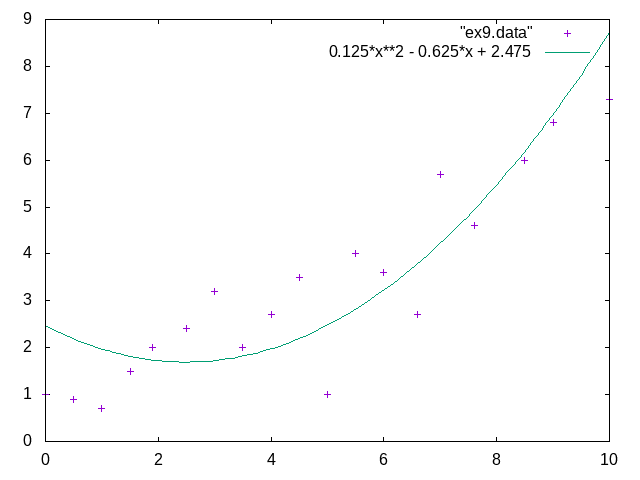

Write gnuplot code to recreate this figure.
set terminal png
set output "ex9c.png"
plot "ex9.data", 0.125*x**2 - 0.625*x + 2.475
#pause -1
